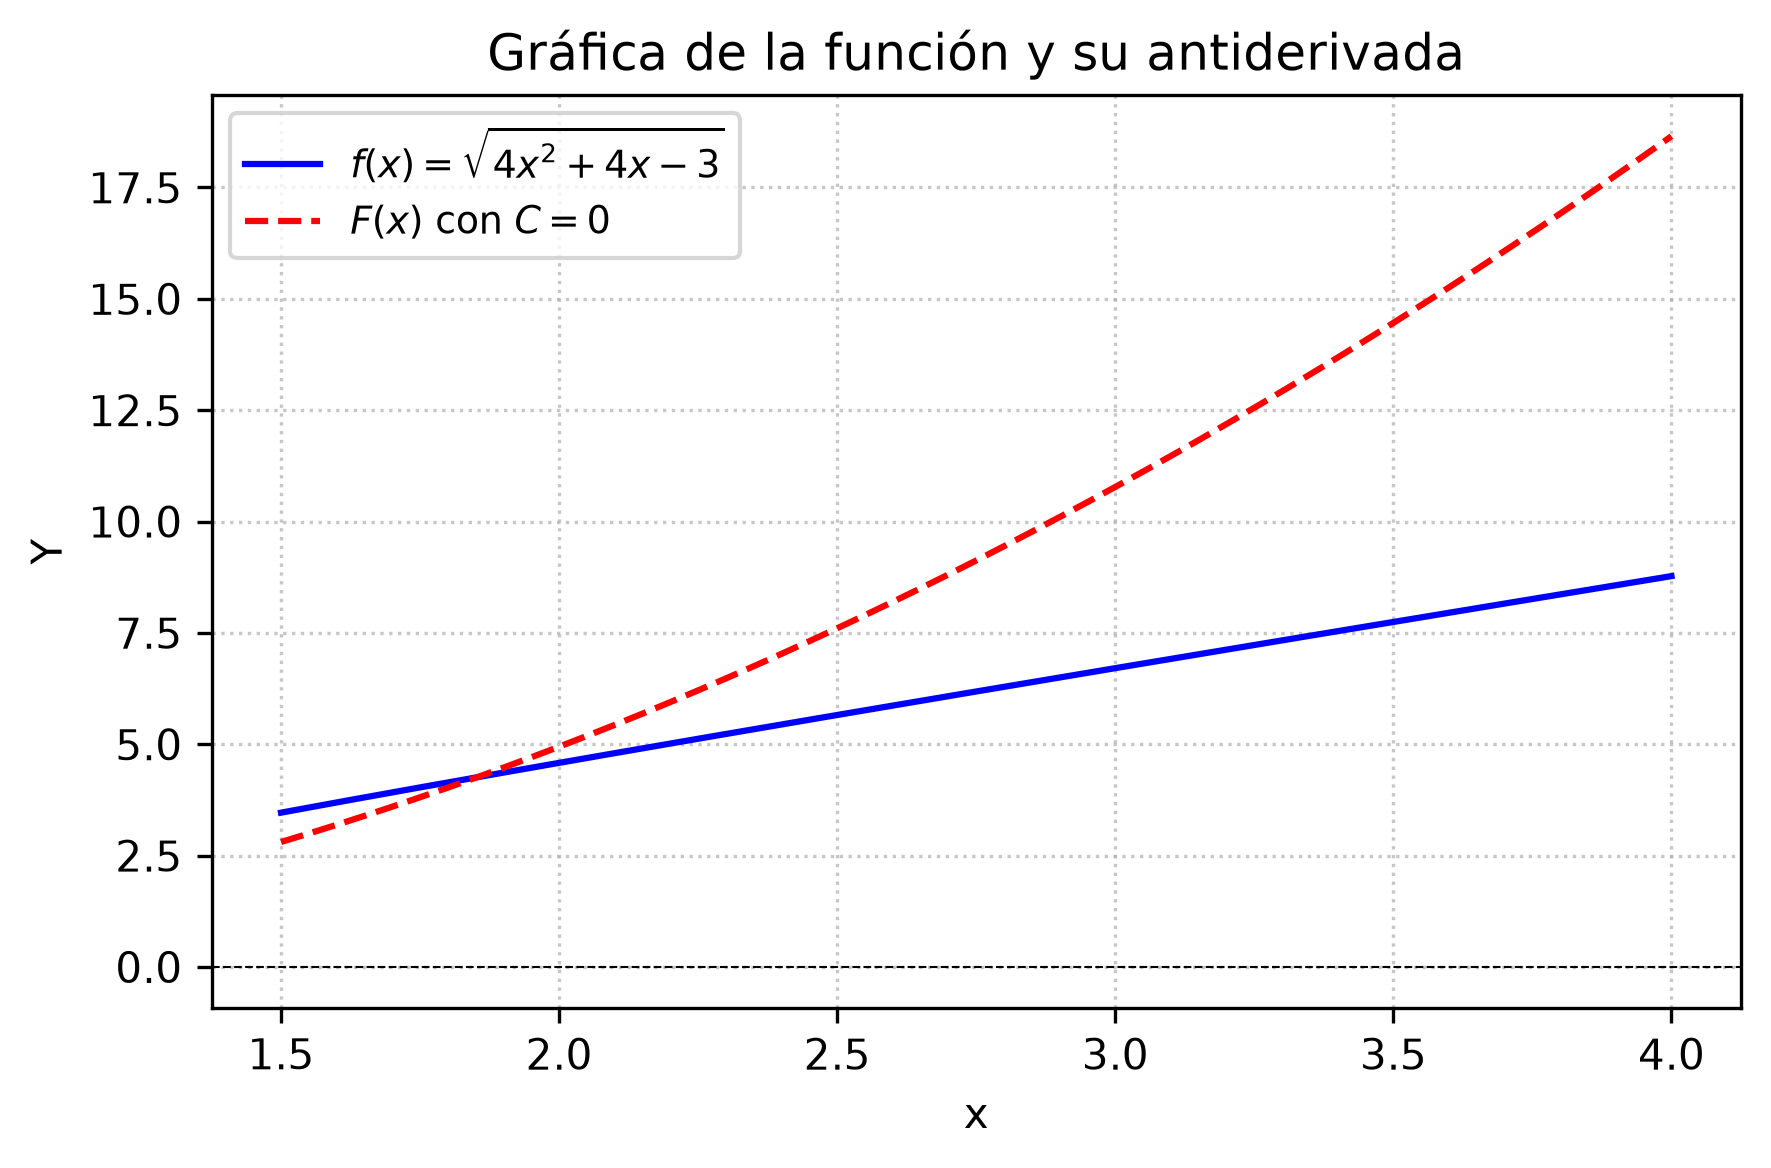

Recreate this plot in Python.
import matplotlib
matplotlib.use('Agg')
import numpy as np
import matplotlib.pyplot as plt

def f(x):
    return np.sqrt(4*x**2 + 4*x - 3)

def F(x):
    term1 = (x + 0.5) * np.sqrt(4*x**2 + 4*x - 3) / 2
    term2 = 0.5 * np.log(np.abs(x + 0.5 + np.sqrt(4*x**2 + 4*x - 3) / 2))
    return term1 - term2

x_vals = np.linspace(1.5, 4.0, 400)
y_vals = f(x_vals)
F_vals = F(x_vals)

plt.figure(figsize=(6, 4))
plt.plot(x_vals, y_vals, label=r'$f(x) = \sqrt{4x^2 + 4x - 3}$', color='blue')
plt.plot(x_vals, F_vals, label=r'$F(x)$ con $C=0$', color='red', linestyle='--')
plt.title('Gráfica de la función y su antiderivada')
plt.xlabel('x')
plt.ylabel('Y')
plt.axhline(0, color='black', linewidth=0.5, linestyle='--')
plt.grid(True, linestyle=':', alpha=0.7)
plt.legend(loc='best', fontsize=9)
plt.tight_layout()

plt.savefig(r'semana_05/graficas/SEM05_P47_grafica.png', dpi=300, bbox_inches='tight')
plt.close()
